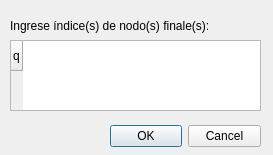
<?xml version="1.0" encoding="UTF-8"?>
<ui version="4.0">
 <class>ventanaNodosFinales</class>
 <widget class="QDialog" name="ventanaNodosFinales">
  <property name="geometry">
   <rect>
    <x>0</x>
    <y>0</y>
    <width>273</width>
    <height>155</height>
   </rect>
  </property>
  <property name="windowTitle">
   <string>Dialog</string>
  </property>
  <widget class="QDialogButtonBox" name="buttonBox">
   <property name="geometry">
    <rect>
     <x>110</x>
     <y>120</y>
     <width>151</width>
     <height>32</height>
    </rect>
   </property>
   <property name="orientation">
    <enum>Qt::Horizontal</enum>
   </property>
   <property name="standardButtons">
    <set>QDialogButtonBox::Cancel|QDialogButtonBox::Ok</set>
   </property>
  </widget>
  <widget class="QTableWidget" name="nodosFinales">
   <property name="geometry">
    <rect>
     <x>10</x>
     <y>40</y>
     <width>251</width>
     <height>71</height>
    </rect>
   </property>
   <row>
    <property name="text">
     <string>q</string>
    </property>
   </row>
  </widget>
  <widget class="QLabel" name="label">
   <property name="geometry">
    <rect>
     <x>10</x>
     <y>10</y>
     <width>251</width>
     <height>31</height>
    </rect>
   </property>
   <property name="text">
    <string>Ingrese índice(s) de nodo(s) finale(s):</string>
   </property>
  </widget>
 </widget>
 <resources/>
 <connections>
  <connection>
   <sender>buttonBox</sender>
   <signal>accepted()</signal>
   <receiver>ventanaNodosFinales</receiver>
   <slot>accept()</slot>
   <hints>
    <hint type="sourcelabel">
     <x>248</x>
     <y>254</y>
    </hint>
    <hint type="destinationlabel">
     <x>157</x>
     <y>274</y>
    </hint>
   </hints>
  </connection>
  <connection>
   <sender>buttonBox</sender>
   <signal>rejected()</signal>
   <receiver>ventanaNodosFinales</receiver>
   <slot>reject()</slot>
   <hints>
    <hint type="sourcelabel">
     <x>316</x>
     <y>260</y>
    </hint>
    <hint type="destinationlabel">
     <x>286</x>
     <y>274</y>
    </hint>
   </hints>
  </connection>
 </connections>
</ui>
